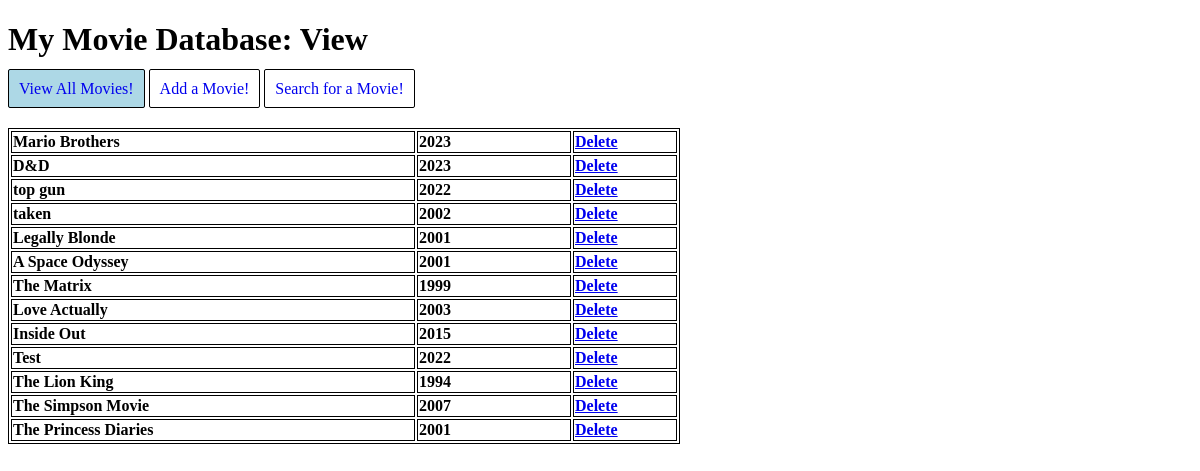
The page / on the database its author committed.
### tables this page shows
CREATE TABLE movies (id INTEGER PRIMARY KEY AUTOINCREMENT, title TEXT, year INTEGER);

### index.php (the view, shortened to what this page needs)
<!doctype html>
<html>
    <head>
    </head>
    <body>
        <h1>My Movie Database: View</h1>
        <?php
            include('header.php');
        ?>
        <?php
            $dbpath ='/home/sz2760/databases/movies.db';
            $db = new SQLite3($dbpath);
            $sql = "SELECT id, title, year FROM movies";
            $statement = $db->prepare($sql);
            $result = $statement->execute();
            print '<table>';
            while ($array = $result->fetchArray()) {
                print '<tr id="'.$array['id'] . '"><th id="first">' . $array['title'] . '</th><th id="second">' . $array['year'] . '</th><th id="third"><a id=num"'.$array['id'] .'" class="delete" href="delete.php?id='.$array['id'].'">Delete</a>' . '</th>'.'</tr>';
            }
            print '</table>';
        ?>
    </body>
</html>

### header.php
<div id="navigation">
    <a id ="view" href="index.php">View All Movies!</a>
    <a id ="add" href="add_form.php">Add a Movie!</a>
    <a id ="search" href="search_form.php">Search for a Movie!</a>
</div>

### index.php (style rules this page uses)
#navigation a { text-decoration: none; border: 1px solid black; padding:10px; border-radius: 2px; }
#view { background-color: lightblue; }
div { margin-bottom: 30px; }
table { border:1px solid black; }
th { border: 1px solid black; text-align: left; }
#first { width:400px; }
#second { width:150px; }
#third { width:100px; }

### rows shown on the page
movies: title "Mario Brothers", year "2023"
movies: title "D&D", year "2023"
movies: title "top gun", year "2022"
movies: title "taken", year "2002"
movies: title "Legally Blonde", year "2001"
movies: title "A Space Odyssey", year "2001"
movies: title "The Matrix", year "1999"
movies: title "Love Actually", year "2003"
movies: title "Inside Out", year "2015"
movies: title "Test", year "2022"
movies: title "The Lion King", year "1994"
movies: title "The Simpson Movie", year "2007"
movies: title "The Princess Diaries", year "2001"
